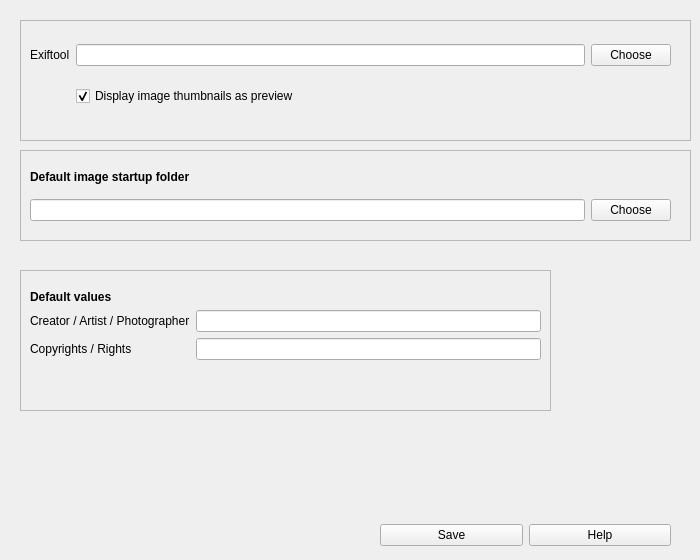
         <widget class="QWidget" name="preferencestab">
          <property name="sizePolicy">
           <sizepolicy hsizetype="Expanding" vsizetype="Expanding">
            <horstretch>2</horstretch>
            <verstretch>2</verstretch>
           </sizepolicy>
          </property>
          <attribute name="title">
           <string>Preferences</string>
          </attribute>
          <widget class="QFrame" name="frame_2">
           <property name="geometry">
            <rect>
             <x>20</x>
             <y>20</y>
             <width>671</width>
             <height>121</height>
            </rect>
           </property>
           <property name="toolTip">
            <string>The program will go for the default exiftool version. Here you can specify another version.</string>
           </property>
           <property name="frameShape">
            <enum>QFrame::StyledPanel</enum>
           </property>
           <property name="frameShadow">
            <enum>QFrame::Raised</enum>
           </property>
           <property name="lineWidth">
            <number>0</number>
           </property>
           <widget class="QWidget" name="gridLayoutWidget_10">
            <property name="geometry">
             <rect>
              <x>10</x>
              <y>10</y>
              <width>641</width>
              <height>91</height>
             </rect>
            </property>
            <layout class="QGridLayout" name="gridLayout_10">
             <item row="0" column="2">
              <widget class="QPushButton" name="btn_choose_exiftool">
               <property name="toolTip">
                <string>The program will go for the default exiftool version. Here you can specify another version.</string>
               </property>
               <property name="text">
                <string>Choose</string>
               </property>
              </widget>
             </item>
             <item row="0" column="1">
              <widget class="QLineEdit" name="exiftooloption">
               <property name="toolTip">
                <string>The program will go for the default exiftool version. Here you can specify another version.</string>
               </property>
               <property name="statusTip">
                <string>The program will go for the default exiftool version. Here you can specify another version.</string>
               </property>
              </widget>
             </item>
             <item row="0" column="0">
              <widget class="QLabel" name="label_8">
               <property name="toolTip">
                <string>The program will go for the default exiftool version. Here you can specify another version.</string>
               </property>
               <property name="text">
                <string>Exiftool</string>
               </property>
              </widget>
             </item>
             <item row="1" column="1">
              <widget class="QCheckBox" name="pref_thumbnail_preview">
               <property name="toolTip">
                <string>This checkbox determines whether thumbnail previews are displayed in the table. Default is yes but it slows down loading considerably</string>
               </property>
               <property name="statusTip">
                <string>This checkbox determines whether thumbnail previews are displayed in the table. Default is yes but it slows down loading considerably</string>
               </property>
               <property name="text">
                <string>Display image thumbnails as preview</string>
               </property>
               <property name="checked">
                <bool>true</bool>
               </property>
              </widget>
             </item>
            </layout>
           </widget>
          </widget>
          <widget class="QFrame" name="frame_5">
           <property name="geometry">
            <rect>
             <x>20</x>
             <y>270</y>
             <width>531</width>
             <height>141</height>
            </rect>
           </property>
           <property name="frameShape">
            <enum>QFrame::StyledPanel</enum>
           </property>
           <property name="frameShadow">
            <enum>QFrame::Raised</enum>
           </property>
           <widget class="QWidget" name="formLayoutWidget">
            <property name="geometry">
             <rect>
              <x>10</x>
              <y>20</y>
              <width>511</width>
              <height>91</height>
             </rect>
            </property>
            <layout class="QFormLayout" name="formLayout">
             <item row="1" column="0">
              <widget class="QLabel" name="label_59">
               <property name="text">
                <string>Creator / Artist / Photographer</string>
               </property>
              </widget>
             </item>
             <item row="2" column="0">
              <widget class="QLabel" name="label_60">
               <property name="text">
                <string>Copyrights / Rights</string>
               </property>
              </widget>
             </item>
             <item row="1" column="1">
              <widget class="QLineEdit" name="def_creator">
               <property name="toolTip">
                <string>exif, xmp (and iptc) have tags for creator and (copy)rights. These two fileds can be used to set defautls to be copied into your photos.</string>
               </property>
               <property name="statusTip">
                <string>exif, xmp (and iptc) have tags for creator and (copy)rights. These two fileds can be used to set defautls to be copied into your photos.</string>
               </property>
              </widget>
             </item>
             <item row="2" column="1">
              <widget class="QLineEdit" name="def_copyright">
               <property name="toolTip">
                <string>exif, xmp (and iptc) have tags for creator and (copy)rights. These two fileds can be used to set defautls to be copied into your photos.</string>
               </property>
               <property name="statusTip">
                <string>exif, xmp (and iptc) have tags for creator and (copy)rights. These two fileds can be used to set defautls to be copied into your photos.</string>
               </property>
              </widget>
             </item>
             <item row="0" column="0">
              <widget class="QLabel" name="label_61">
               <property name="font">
                <font>
                 <weight>75</weight>
                 <bold>true</bold>
                </font>
               </property>
               <property name="text">
                <string>Default values</string>
               </property>
              </widget>
             </item>
            </layout>
           </widget>
          </widget>
          <widget class="QWidget" name="horizontalLayoutWidget_4">
           <property name="geometry">
            <rect>
             <x>380</x>
             <y>520</y>
             <width>291</width>
             <height>31</height>
            </rect>
           </property>
           <layout class="QHBoxLayout" name="horizontalLayout_14">
            <item>
             <widget class="QPushButton" name="btn_preferences_save">
              <property name="toolTip">
               <string>Preferences are always automatically saved on exit. In case you want to make an intermediate save you can use this button</string>
              </property>
              <property name="statusTip">
               <string>Preferences are always automatically saved on exit. In case you want to make an intermediate save you can use this button</string>
              </property>
              <property name="text">
               <string>Save</string>
              </property>
             </widget>
            </item>
            <item>
             <widget class="QPushButton" name="btn_preferenceshelp">
              <property name="text">
               <string>Help</string>
              </property>
             </widget>
            </item>
           </layout>
          </widget>
          <widget class="QFrame" name="frame_6">
           <property name="geometry">
            <rect>
             <x>20</x>
             <y>150</y>
             <width>671</width>
             <height>91</height>
            </rect>
           </property>
           <property name="frameShape">
            <enum>QFrame::StyledPanel</enum>
           </property>
           <property name="frameShadow">
            <enum>QFrame::Raised</enum>
           </property>
           <widget class="QWidget" name="gridLayoutWidget_5">
            <property name="geometry">
             <rect>
              <x>10</x>
              <y>10</y>
              <width>641</width>
              <height>61</height>
             </rect>
            </property>
            <layout class="QGridLayout" name="gridLayout_16">
             <item row="1" column="1">
              <widget class="QPushButton" name="btn_choose_defstartupfolder">
               <property name="toolTip">
                <string>Browse to the startup folder of your choice</string>
               </property>
               <property name="text">
                <string>Choose</string>
               </property>
              </widget>
             </item>
             <item row="1" column="0">
              <widget class="QLineEdit" name="LineEdit_def_startupfolder">
               <property name="toolTip">
                <string>Browse to the startup folder of your choice</string>
               </property>
               <property name="statusTip">
                <string>Browse to the startup folder of your choice</string>
               </property>
              </widget>
             </item>
             <item row="0" column="0">
              <widget class="QLabel" name="label_104">
               <property name="font">
                <font>
                 <weight>75</weight>
                 <bold>true</bold>
                </font>
               </property>
               <property name="toolTip">
                <string>The program will go for the default exiftool version. Here you can specify another version.</string>
               </property>
               <property name="text">
                <string>Default image startup folder</string>
               </property>
              </widget>
             </item>
            </layout>
           </widget>
          </widget>
         </widget>
